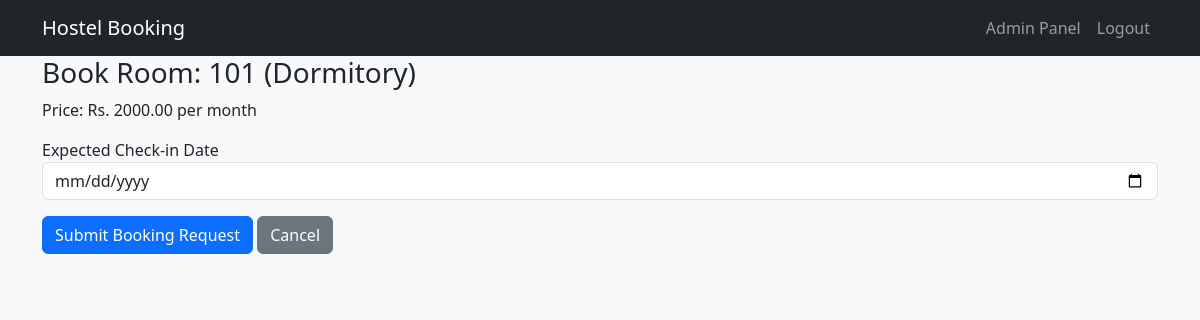
Screenshot of /student/booking_request.php?room_id=6 (signed in) with the database file from the repository.
### tables this page shows
CREATE TABLE rooms (
    id INT AUTO_INCREMENT PRIMARY KEY,
    hostel_id INT NOT NULL,
    room_number VARCHAR(20) NOT NULL,
    floor INT NOT NULL,
    room_type ENUM('Single','Double','Triple','Dormitory') NOT NULL,
    has_ac BOOLEAN DEFAULT FALSE,
    capacity INT NOT NULL,
    current_occupancy INT DEFAULT 0,
    price_per_month DECIMAL(10,2) NOT NULL,
    status ENUM('Available','Partially Available','Full','Maintenance') DEFAULT 'Available',
    FOREIGN KEY (hostel_id) REFERENCES hostels(id) ON DELETE CASCADE,
    UNIQUE KEY unique_room_per_hostel (hostel_id, room_number)
);

### student/booking_request.php (the view, shortened to what this page needs)
<?php
require_once '../config/db.php';
$room_id = (int)$_GET['room_id'];
$room = mysqli_fetch_assoc(mysqli_query($conn, "SELECT * FROM rooms WHERE id=$room_id"));
include '../includes/header.php';
?>
<h3>Book Room: <?= $room['room_number'] ?> (<?= $room['room_type'] ?>)</h3>
<p>Price: Rs. <?= $room['price_per_month'] ?> per month</p>
<form method="post">
  <div class="mb-3">
    <label>Expected Check-in Date</label>
    <input type="date" name="expected_checkin" class="form-control" min="<?= date('Y-m-d') ?>" required>
  </div>
  <button type="submit" class="btn btn-primary">Submit Booking Request</button>
  <a href="room_details.php?hostel_id=<?= $room['hostel_id'] ?>" class="btn btn-secondary">Cancel</a>
</form>
<?php include '../includes/footer.php'; ?>

### assets/css/custom.css (style rules this page uses)
body { background: #f8f9fa; }

### rows the page displays
rooms: room_number "101", room_type "Dormitory", price_per_month "2000.00"
